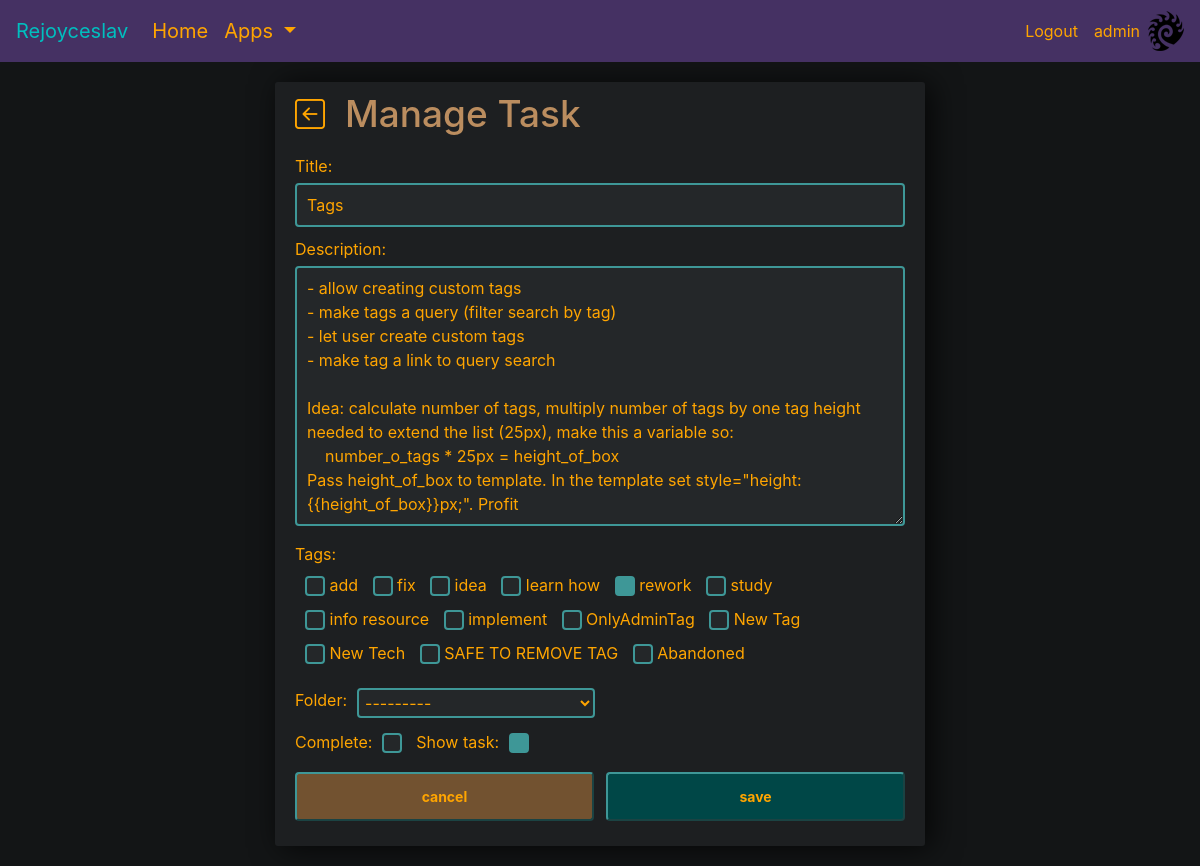
Before: /tasks-edit/64 (signed in) with the older database file.
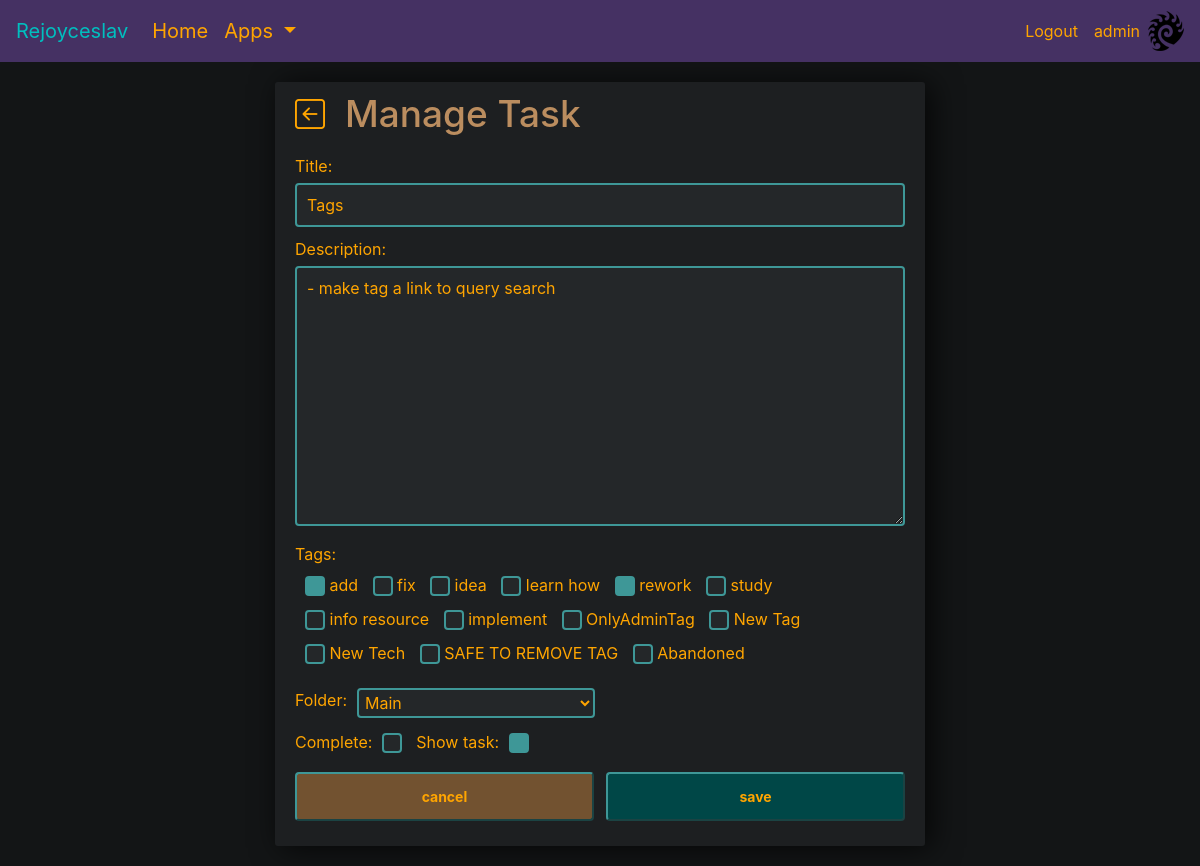
After: the same page with the newer database file.
### tasks/models.py (models this page shows, shortened)
class Task(models.Model):
    user = models.ForeignKey(User, on_delete=models.CASCADE, null=True, blank=False)
    title = models.CharField(max_length=70, blank=False)
    description = models.TextField(null=True, blank=True)
    complete = models.BooleanField(default=False)
    create = models.DateTimeField(auto_now_add=True)
    show_task = models.BooleanField(default=True)
    tags = models.ManyToManyField(Tag, blank=True)
    folder_selected = models.ForeignKey(Folder, on_delete=models.SET_NULL, null=True, blank=True, default=None)
    class Meta:
        ordering = ['complete', '-id']  # when ordering multiple values, this is the order

### tasks/views.py (the view)
# urls.py: path('tasks-edit/<str:pk>', TaskEdit.as_view(), name='tasks_edit'),
class TaskEdit(LoginRequiredMixin, UpdateView):
    model = Task
    form_class = CustomTaskEdit
    success_url = reverse_lazy('tasks_list')
    def get_form_kwargs(self):  # this creates an endpoint 'user' for, in this case, forms
        kwargs = super(TaskEdit, self).get_form_kwargs()
        kwargs['user'] = self.request.user
        return kwargs

### tasks/forms.py
class CustomTaskEdit(ModelForm):
    def __init__(self, *args, **kwargs):
        user = kwargs.pop('user')  # takes 'user' from Views.
        super(CustomTaskEdit, self).__init__(*args, **kwargs)
        self.fields['title'].widget.attrs.update({'class': 'input-dark'})
        self.fields['description'].widget.attrs.update({'class': 'input-dark textarea', 'spellcheck': 'false'})
        self.fields['complete'].widget.attrs.update({'class': 'checkbox-dark'})
        self.fields['show_task'].widget.attrs.update({'class': 'checkbox-dark'})
        self.fields['tags'] = forms.ModelMultipleChoiceField(
            label='Tags',
            queryset=Tag.objects.filter(user=user),
            widget=forms.CheckboxSelectMultiple(attrs={'class': 'checkbox-dark'}),
        )
        self.fields['folder_selected'] = forms.ModelChoiceField(
            label='Folder',
            queryset=Folder.objects.filter(user=user),
            widget=forms.Select(attrs={'class': 'input-dark select-multiple-field'})
        )
    class Meta:
        model = Task
        fields = ['title', 'description', 'complete', 'show_task', 'tags', 'folder_selected']

### tasks/models.py (called while the page is built)
    def __str__(self):
        return self.name

### tasks/templates/tasks/task_form.html (shortened to what this page needs)
{% extends 'info_page.html' %}
{% block info_content %}
<div style="display: flex; margin-bottom: 10px">
        <div class="tooltip-wrapper" style="display: flex">
            <a href="{% url 'tasks_list' %}"><i id="backButton" style="font-size: 30px; color: orange" class="bi-arrow-left-square"></i></a>
        </div>
        <h2 style="padding-left: 20px; font-size: 37px">Manage Task</h2>
    </div>
<div>
    <form method="POST" id="CreateEditForm">
        <span>{{ form.title.label }}:</span>
        {{ form.title }}
        <span>{{ form.description.label }}:</span>
        {{ form.description }}
        <div style="margin-bottom: 5px; color: orange">{{ form.tags.label }}:</div>
        <div style="margin-bottom: 5px; padding-left: 10px">
        {% for tag in form.tags %}
        <span style="margin-right: 10px">{{ tag }}</span>
        {% endfor %}
        </div>
        <div style="margin-top: 10px; display: flex">
        <span style="padding-right: 10px; padding-top: 5px;">Folder:</span>
        {{ form.folder_selected }}
        </div>
        <span>{{ form.complete.label }}:</span>
        <span style="padding-left: 5px">{{ form.complete }}</span>
        <span style="padding-left: 10px">{{ form.show_task.label }}:</span>
        <span style="padding-left: 5px">{{ form.show_task }}</span>
    </form>
</div>
<div class="separator-horizontal" style="border-top: 8px solid transparent;"></div>
<div class="grid-container-two-buttons">
    <form action="{% url 'tasks_list' %}">
        <span>
            <input class="btn-sm btn-danger" style="float: left" type="submit" value="cancel">
        </span>
    </form>
    <span>    </span>
    <span>
        <input form="CreateEditForm" class="btn-sm btn-info" style="float: right" type="submit" value="save">
    </span>
</div>
{% endblock info_content %}

Changed rows visible on the page:
changed Task "Tags": description "- allow creating custom tags - make tags a query (filter search by tag) - let user create custom tags - make tag a link to query search Idea: calculate number of tags, multiply number of tags by one tag height needed to extend the list (25px), make this a variable so: number_o_tags * 25px = height_of_box Pass height_of_box to template. In the template set style=\"height: {{height_of_box}}px;\". Profit" → "- make tag a link to query search"; folder_selected "---------" → "Main"
Other visible differences:
form field tags: "☐" → "☑"
